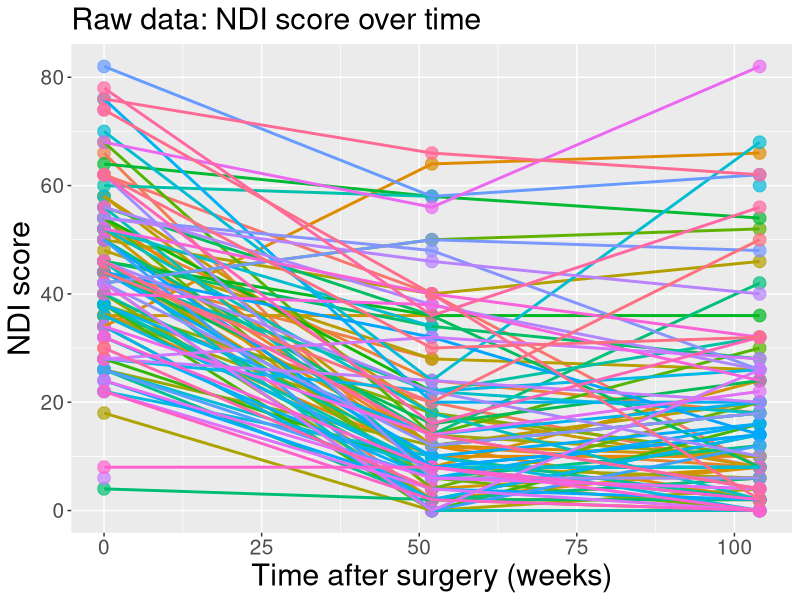
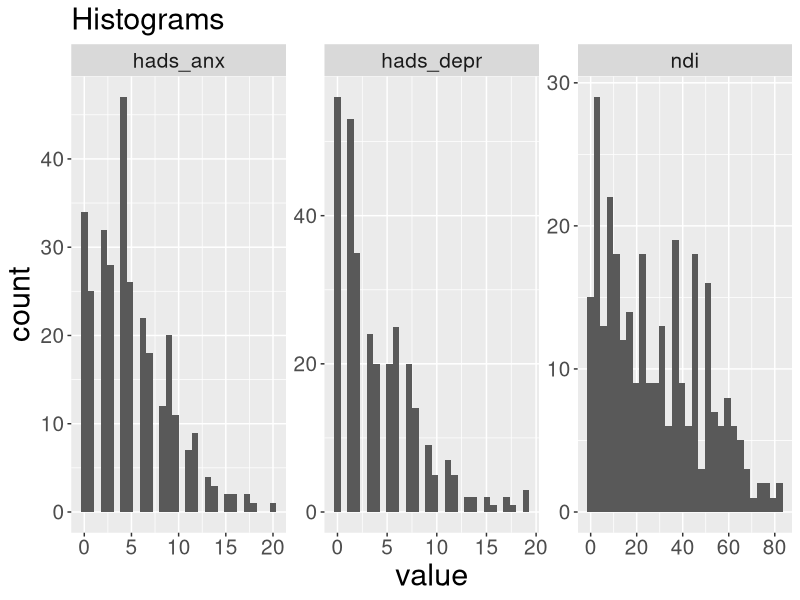
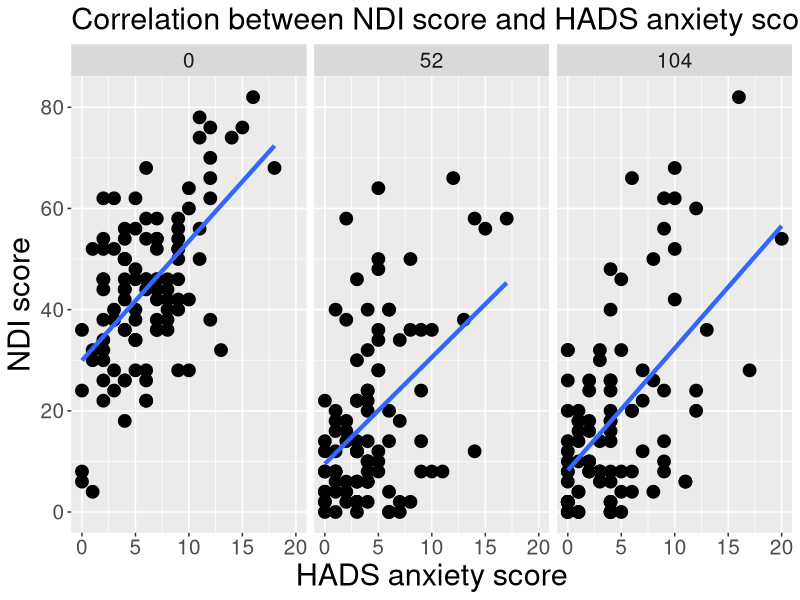
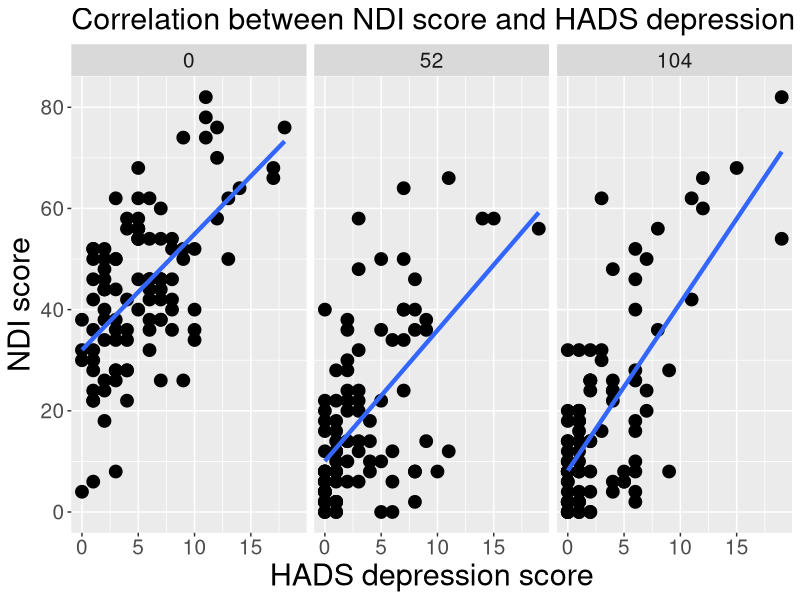
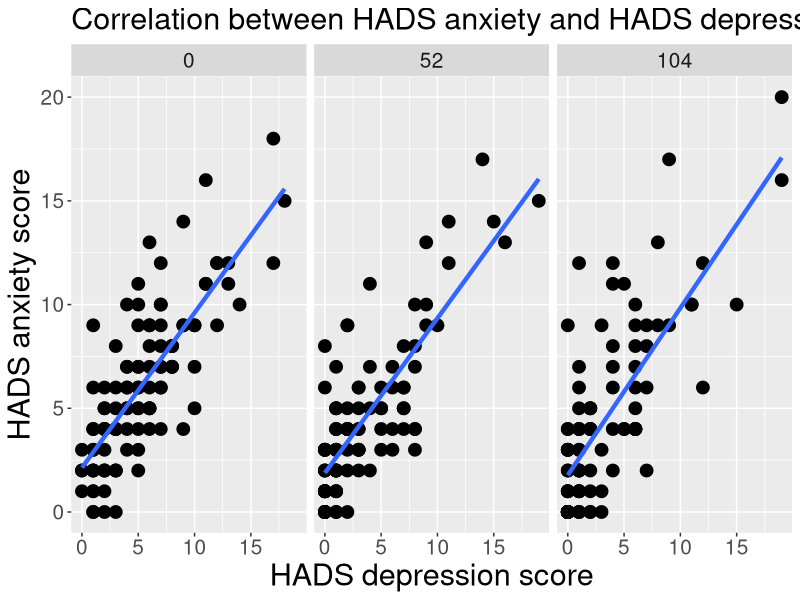

Generate these figures, in order, with R:
## ---- chunk 1
knitr::opts_chunk$set(echo = FALSE, fig.width=16, fig.height=8, warning = FALSE)

rm(list = ls())
library(haven)
library(tidyverse)
library(gganimate)
library(tidyverse)
library(gridExtra)

data <- read_sav("Data/Dataset NECK HADS stuk 12-08-2019 long.sav")

# Visualization set-up
theme <-  theme(#panel.background = element_rect(fill = "lightgrey", colour = "white", size = 4),
              axis.text=element_text(size=15),
              axis.title=element_text(size=22),
              plot.title = element_text(size = 22),
              strip.text = element_text(size = 15))


# have a look at the missing values

data_missing <- data %>%
  select(PATIENTID, PMOMENTX, NDI.Som.GOED, HADSDEPR, HADSANGS) %>%
  filter_all(any_vars(is.na(.))) %>%
  print(n = Inf)

## ---- chunk 2

#### Cleaning data ####
df_all <- data %>% 
  dplyr::select(PATIENTID, OPERATIE, PMOMENTX, NDI.Som.GOED, HADSDEPR, HADSANGS, Baseline_HADSANG_Group,
         Baseline_HADSDEPR_Group) %>%
  rename(id = PATIENTID, surgery = OPERATIE, time = PMOMENTX, ndi = NDI.Som.GOED,
         hads_depr = HADSDEPR, hads_anx = HADSANGS, baseline_anx = Baseline_HADSANG_Group,
         baseline_depr = Baseline_HADSDEPR_Group) 


# One patients has NAs. Manually replace these
df_all %>%
  filter(id == "L8103004")  


df_all <- df_all %>% 
  mutate(baseline_depr = ifelse(df_all$id == "L8103004" & df_all$time != 0, 1, NA)) %>%
  mutate(baseline_anx = ifelse(df_all$id == "L8103004" & df_all$time != 0, 1, NA))
 
df_all %>%
  filter(id == "L8103004")

# Change to factors and create variables with the label names
df_all$id <- as.factor(df_all$id)
#df_all$di_depr <- as.factor(df_all$di_depr)
df_all$surgery <- as.factor(df_all$surgery)
df_all$baseline_depr <- as.factor(df_all$baseline_depr)
df_all$baseline_anx <- as.factor(df_all$baseline_anx)

df_all$surgery_labels <- df_all$surgery
levels(df_all$surgery_labels) <- c("ACD", "ACDF", "ACDA")

df_all$baseline_depr_labels <- df_all$baseline_depr
levels(df_all$baseline_depr_labels) <- c("non", "doubtful", "cases")

df_all$baseline_anx_labels <- df_all$baseline_anx
levels(df_all$baseline_anx_labels) <- c("non", "doubtful", "cases")



#### Depression/Anxiety after 2 years ####
# 0-7 non-cases, 8-10 doubtful cases and 11-21 cases

df_week104 <- df_all[df_all$time == 104,]
df_week104$week104_depr <- ifelse(df_week104$hads_depr <= 7, 1, 
                              ifelse(df_week104$hads_depr >= 11, 3, 2))
df_week104$week104_anx <- ifelse(df_week104$hads_anx <= 7, 1, 
                                  ifelse(df_week104$hads_anx >= 11, 3, 2))

df_week104 <- df_week104 %>%
  dplyr::select(id, time, hads_depr, hads_anx, week104_depr, week104_anx) %>%
  mutate(week104_depr_labels = dplyr::recode(week104_depr, "non", "doubtful", "cases")) %>%
  mutate(week104_anx_labels = dplyr::recode(week104_anx, "non", "doubtful", "cases"))
  

df_long <- left_join(df_all, df_week104, by = c("id",  "time", "hads_anx", "hads_depr"))


# remove nas
df_long_no_na <- df_long %>%
  drop_na(ndi, hads_anx, hads_depr)
  
# check if no patient is removed
setdiff(data$PATIENTID, df_long$id)



# Save new data file
write.table(df_long_no_na, file = "Data/data_final_2019-11-05.csv", sep = ",", row.names = FALSE, 
            na = "", col.names = T)

## ---- chunk 3

na_count <- sapply(df_long[,c(4:6)], function(y) sum(length(which(is.na(y)))))
na_count <- data.frame(na_count)
na_count


df_long_missing <- df_long %>% 
  dplyr::select(id, time, ndi, hads_anx, hads_depr) %>%
  filter_all(any_vars(is.na(.))) %>%
  print(n = Inf)

data_missing$PATIENTID <- as.factor(data_missing$PATIENTID)

all.equal(df_long_missing$id, data_missing$PATIENTID)
setdiff(df_long_missing$id, data_missing$PATIENTID)


## ---- chunk 4

p1 <-  ggplot(data = df_long, aes(x = time, y = ndi, col = id))  +
  geom_point(size = 4, alpha = 0.7) +
  geom_line(aes(group = id), size = 1) +
  ggtitle("Raw data: NDI score over time") + 
  ylab("NDI score") + 
  xlab("Time after surgery (weeks)") + theme(legend.position = "none") + 
  theme 


plot(p1)
# requires packages: gifski, png, gganimate
#renderer <-  gifski_renderer(loop=FALSE) 
#p1 + transition_reveal(along = time) 

#anim_save("example_animation")

## ---- chunk 5

df_long %>%
  select(ndi, hads_depr, hads_anx) %>% 
  gather() %>% 
  ggplot(aes(value)) +
    facet_wrap(~ key, scales = "free") +
    geom_histogram(bins = 30) + theme +
  ggtitle("Histograms")



## ---- chunk 6

ggplot(data = df_long, aes(x = hads_anx, y = ndi)) +
   ggtitle("Correlation between NDI score and HADS anxiety score at baseline, 52 and 104 weeks") +
  geom_point(size = 4) + geom_smooth(method=lm, se = F, size = 1.5) + 
  facet_grid(~time) + theme +  
  #geom_text(x = 5, y = 80, label = lm_eqn(df_long, x = "hads_anx", y = "ndi"), parse = TRUE) + 
  xlab("HADS anxiety score") + ylab("NDI score")

## ---- chunk 7

ggplot(data = df_long, aes(x = hads_depr, y = ndi)) +  
  geom_point(size = 4) + geom_smooth(method=lm, se = F, size = 1.5) + 
  facet_grid(~time) + theme + 
  ggtitle("Correlation between NDI score and HADS depression score at baseline, 52 and 104 weeks") + 
  #geom_text(x = 5, y = 80, label = lm_eqn(df_long, x = "hads_depr", y = "ndi"), parse = TRUE) + 
  xlab("HADS depression score") + ylab("NDI score")

## ---- chunk 8

ggplot(data = df_long, aes(x = hads_depr, y = hads_anx)) +  
  geom_point(size = 4) + geom_smooth(method=lm, se = F, size = 1.5) + 
  facet_grid(~time) + theme + 
  ggtitle("Correlation between HADS anxiety and HADS depression score at baseline, 52 and 104 week") + 
  #geom_text(x = 5, y = 80, label = lm_eqn(df_long, x = "hads_depr", y = "hads_anx"), parse = TRUE) +  
  #geom_text(x = 5, y = 20, label = lm_eqn(df), parse = TRUE) + 
  xlab("HADS depression score") + ylab("HADS anxiety score")

## ---- chunk 9

# Correlation between NDI at baseline and after 1 year. And correlation between NDI at baseline and after 2 years.
df_corr <- df_long %>%
  dplyr::select(id, time, ndi) %>%
  #gather(variable, value, -c(ndi:hads_depr)) %>%
  #unite(temp, student, variable) %>%
  #spread(temp, value)
 spread(key = time, value = ndi, sep = "")


#p3 <- ggplot(data = df_corr, aes(x = time0 , y = time52)) +  
#  geom_point(size = 4) + geom_smooth(method=lm, se = F, size = 1.5) + 
  #geom_text(x = 5, y = 80, label = lm_eqn(df_long, x = "hads_anx", y = "ndi"), parse = TRUE) + 
#  xlab("NDI score baseline") + ylab("NDI score 1 years") + theme



#p4 <- ggplot(data = df_corr, aes(x = time0 , y = time104)) +  
#  geom_point(size = 4) + geom_smooth(method=lm, se = F, size = 1.5) + 
#  ggtitle("Correlation between NDI at different timepoints") + 
  #geom_text(x = 5, y = 80, label = lm_eqn(df_long, x = "hads_anx", y = "ndi"), parse = TRUE) + 
#  xlab("NDI score baseline") + ylab("NDI score 2 years") + theme

#grid.arrange(p3, p4, nrow = 1)
